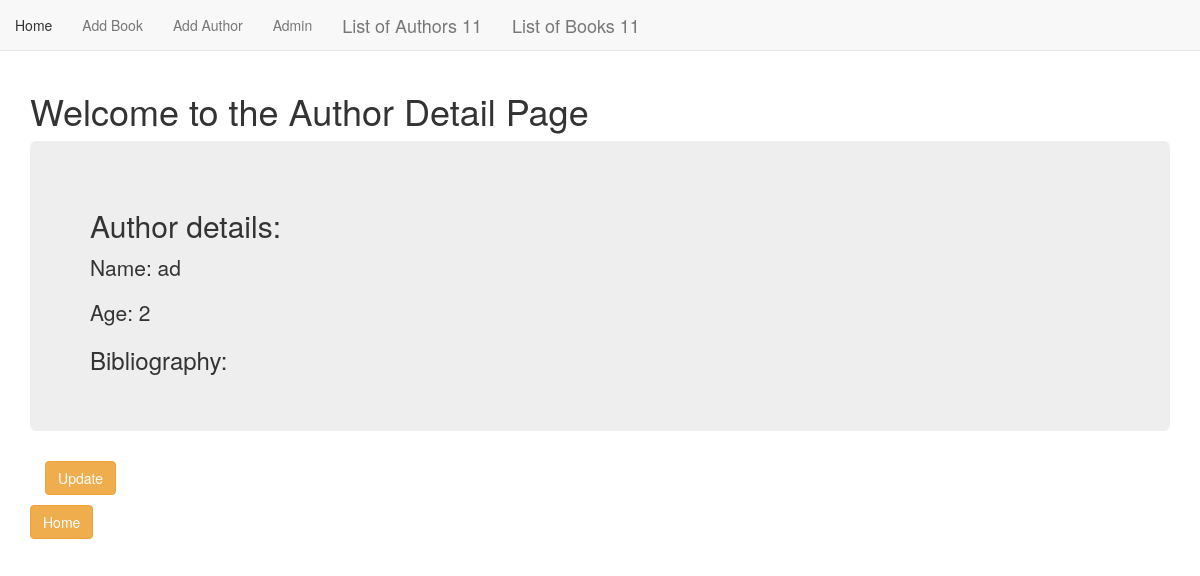
The app's page /authors/96/, older data.
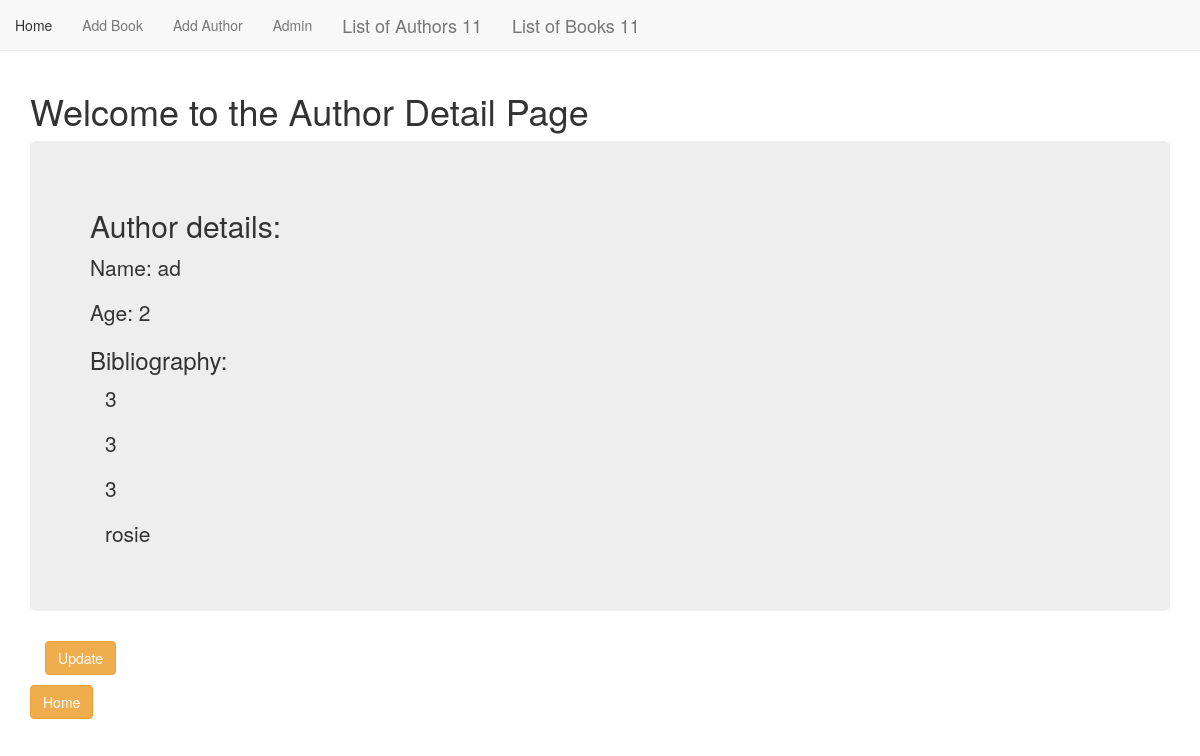
The same page, newer data.
### book_app/models.py (models this page shows, shortened)
class Book(models.Model):
    title = models.CharField(max_length=255)
    year_published = models.IntegerField(null=True)
    author = models.ForeignKey(
        Author, related_name='book', on_delete=models.CASCADE)
    rating = models.FloatField(null=True)
    cover = models.TextField(blank=True)

### book_app/views.py (the view)
# urls.py: path('authors/<int:pk>/', views.AuthorDetailView.as_view(), name='author_detail'),
class AuthorDetailView(DetailView):
    context_object_name = 'author_detail'
    model = models.Author
    template_name = 'authors/author_detail.html'

### book_app/templates/authors/author_detail.html
{% extends 'book_app/book_app_base.html' %}
{% block body_block%}
<h1>Welcome to the Author Detail Page</h1>
<div class="jumbotron">
    <h2>Author details: </h2>
    <p>Name: {{author_detail.name}}</p>
    <p>Age: {{author_detail.age}} </p>
    <h3>Bibliography: </h3>
        <div class="container">
            {% for book in author_detail.book.all %}
            <p>{{book.title}} </p>
            {% endfor %}
        </div>
</div>
<div class="container">
    <p><a class="btn btn-warning" href="{% url 'simon:update' pk=author_detail.pk %}">Update</a></p>
</div>
<div>
    <p><a class="btn btn-warning" href="{% url 'simon:home' %}">Home</a></p>
</div>
{% endblock %}

Row changes from the older to the newer data that the page shows:
added Book: title "3"
added Book: title "3"
added Book: title "3"
added Book: title "rosie"
